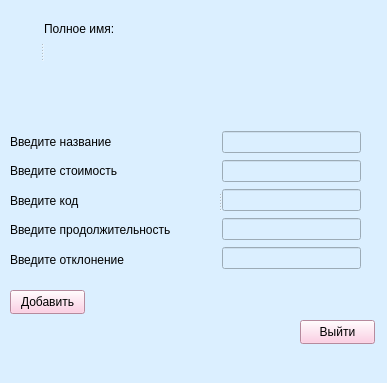
<?xml version="1.0" encoding="UTF-8"?>
<ui version="4.0">
 <class>MainWindow</class>
 <widget class="QMainWindow" name="MainWindow">
  <property name="geometry">
   <rect>
    <x>0</x>
    <y>0</y>
    <width>387</width>
    <height>383</height>
   </rect>
  </property>
  <property name="windowTitle">
   <string>MainWindow</string>
  </property>
  <property name="styleSheet">
   <string notr="true">background-color: rgb(219, 239, 255);</string>
  </property>
  <widget class="QWidget" name="centralwidget">
   <widget class="QPushButton" name="pushButton">
    <property name="geometry">
     <rect>
      <x>300</x>
      <y>320</y>
      <width>75</width>
      <height>24</height>
     </rect>
    </property>
    <property name="styleSheet">
     <string notr="true">background-color: rgb(255, 193, 220)</string>
    </property>
    <property name="text">
     <string>Выйти</string>
    </property>
   </widget>
   <widget class="QSplitter" name="splitter">
    <property name="geometry">
     <rect>
      <x>10</x>
      <y>10</y>
      <width>341</width>
      <height>81</height>
     </rect>
    </property>
    <property name="orientation">
     <enum>Qt::Horizontal</enum>
    </property>
    <widget class="QLabel" name="label_photo">
     <property name="text">
      <string/>
     </property>
    </widget>
    <widget class="QWidget" name="layoutWidget">
     <layout class="QVBoxLayout" name="verticalLayout">
      <item>
       <widget class="QLabel" name="label">
        <property name="text">
         <string>Полное имя:</string>
        </property>
       </widget>
      </item>
      <item>
       <widget class="QLabel" name="label_name">
        <property name="text">
         <string/>
        </property>
       </widget>
      </item>
     </layout>
    </widget>
   </widget>
   <widget class="QPushButton" name="pushButton_2">
    <property name="geometry">
     <rect>
      <x>10</x>
      <y>290</y>
      <width>75</width>
      <height>24</height>
     </rect>
    </property>
    <property name="styleSheet">
     <string notr="true">background-color: rgb(255, 193, 220)</string>
    </property>
    <property name="text">
     <string>Добавить</string>
    </property>
   </widget>
   <widget class="QSplitter" name="splitter_2">
    <property name="geometry">
     <rect>
      <x>10</x>
      <y>130</y>
      <width>351</width>
      <height>141</height>
     </rect>
    </property>
    <property name="orientation">
     <enum>Qt::Horizontal</enum>
    </property>
    <widget class="QWidget" name="">
     <layout class="QVBoxLayout" name="verticalLayout_2">
      <item>
       <widget class="QLabel" name="label_2">
        <property name="text">
         <string>Введите название</string>
        </property>
       </widget>
      </item>
      <item>
       <widget class="QLabel" name="label_3">
        <property name="text">
         <string>Введите стоимость</string>
        </property>
       </widget>
      </item>
      <item>
       <widget class="QLabel" name="label_4">
        <property name="text">
         <string>Введите код</string>
        </property>
       </widget>
      </item>
      <item>
       <widget class="QLabel" name="label_5">
        <property name="text">
         <string>Введите продолжительность</string>
        </property>
       </widget>
      </item>
      <item>
       <widget class="QLabel" name="label_6">
        <property name="text">
         <string>Введите отклонение</string>
        </property>
       </widget>
      </item>
     </layout>
    </widget>
    <widget class="QWidget" name="">
     <layout class="QVBoxLayout" name="verticalLayout_3">
      <item>
       <widget class="QLineEdit" name="lineEdit"/>
      </item>
      <item>
       <widget class="QLineEdit" name="lineEdit_2"/>
      </item>
      <item>
       <widget class="QLineEdit" name="lineEdit_3"/>
      </item>
      <item>
       <widget class="QLineEdit" name="lineEdit_4"/>
      </item>
      <item>
       <widget class="QLineEdit" name="lineEdit_5"/>
      </item>
     </layout>
    </widget>
   </widget>
  </widget>
  <widget class="QMenuBar" name="menubar">
   <property name="geometry">
    <rect>
     <x>0</x>
     <y>0</y>
     <width>387</width>
     <height>22</height>
    </rect>
   </property>
  </widget>
  <widget class="QStatusBar" name="statusbar"/>
 </widget>
 <resources/>
 <connections/>
</ui>
